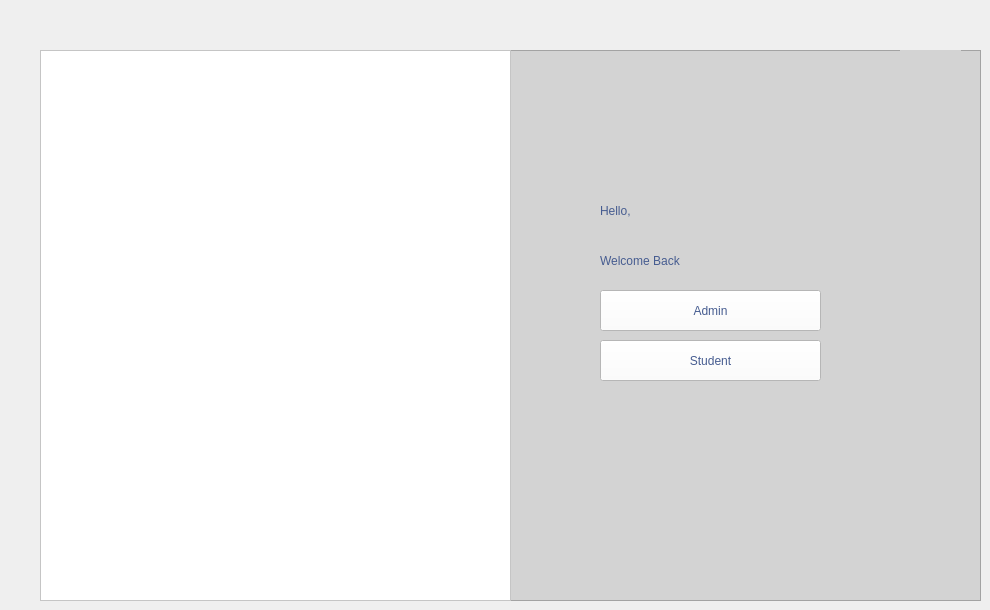
				<widget class="QWidget" name="page_1">
					<widget class="QFrame" name="frame_2">
						<property name="geometry">
							<rect>
								<x>480</x>
								<y>50</y>
								<width>501</width>
								<height>551</height>
							</rect>
						</property>
						<property name="styleSheet">
							<string notr="true">background-color: rgb(211, 211, 211);</string>
						</property>
						<property name="frameShape">
							<enum>QFrame::Shape::StyledPanel</enum>
						</property>
						<property name="frameShadow">
							<enum>QFrame::Shadow::Raised</enum>
						</property>
						<widget class="QLabel" name="label_2">
							<property name="geometry">
								<rect>
									<x>120</x>
									<y>120</y>
									<width>141</width>
									<height>81</height>
								</rect>
							</property>
							<property name="styleSheet">
								<string notr="true">
									font: 700 36pt &quot;Segoe UI&quot;;
									color: rgb(70, 92, 144);
								</string>
							</property>
							<property name="text">
								<string>Hello,</string>
							</property>
						</widget>
						<widget class="QLabel" name="label_3">
							<property name="geometry">
								<rect>
									<x>120</x>
									<y>170</y>
									<width>251</width>
									<height>81</height>
								</rect>
							</property>
							<property name="styleSheet">
								<string notr="true">
									font: 700 24pt &quot;Segoe UI&quot;;

									color: rgb(70, 92, 144);
								</string>
							</property>
							<property name="text">
								<string>Welcome Back </string>
							</property>
						</widget>
						<widget class="QLabel" name="label_4">
							<property name="geometry">
								<rect>
									<x>420</x>
									<y>0</y>
									<width>61</width>
									<height>61</height>
								</rect>
							</property>
							<property name="styleSheet">
								<string notr="true">
									font: 700 36pt &quot;Segoe UI&quot;;
									color: rgb(70, 92, 144);
								</string>
							</property>
							<property name="text">
								<string/>
							</property>
							<property name="pixmap">
								<pixmap resource="project01.qrc">:/newPrefix/Screenshot_2025-05-15_005716-removebg-preview.png</pixmap>
							</property>
							<property name="scaledContents">
								<bool>true</bool>
							</property>
						</widget>
						<widget class="QPushButton" name="AdminB">
							<property name="geometry">
								<rect>
									<x>120</x>
									<y>240</y>
									<width>221</width>
									<height>41</height>
								</rect>
							</property>
							<property name="styleSheet">
								<string notr="true">
									background-color: rgb(255, 255, 255);
									color: rgb(70, 92, 144);
									font: 700 12pt &quot;Segoe UI&quot;;
								</string>
							</property>
							<property name="text">
								<string>Admin</string>
							</property>
						</widget>
						<widget class="QPushButton" name="StudentB">
							<property name="geometry">
								<rect>
									<x>120</x>
									<y>290</y>
									<width>221</width>
									<height>41</height>
								</rect>
							</property>
							<property name="styleSheet">
								<string notr="true">
									background-color: rgb(255, 255, 255);
									color: rgb(70, 92, 144);
									font: 700 12pt &quot;Segoe UI&quot;;
								</string>
							</property>
							<property name="text">
								<string>Student</string>
							</property>
						</widget>
						<zorder>label_3</zorder>
						<zorder>label_2</zorder>
						<zorder>label_4</zorder>
						<zorder>AdminB</zorder>
						<zorder>StudentB</zorder>
					</widget>
					<widget class="QFrame" name="frame">
						<property name="geometry">
							<rect>
								<x>40</x>
								<y>50</y>
								<width>471</width>
								<height>551</height>
							</rect>
						</property>
						<property name="styleSheet">
							<string notr="true">background-color: rgb(255, 255, 255);</string>
						</property>
						<property name="frameShape">
							<enum>QFrame::Shape::StyledPanel</enum>
						</property>
						<property name="frameShadow">
							<enum>QFrame::Shadow::Raised</enum>
						</property>
						<widget class="QLabel" name="label">
							<property name="geometry">
								<rect>
									<x>60</x>
									<y>50</y>
									<width>401</width>
									<height>461</height>
								</rect>
							</property>
							<property name="text">
								<string/>
							</property>
							<property name="pixmap">
								<pixmap resource="project01.qrc">:/welcome/Onboarding-cuate (1).png</pixmap>
							</property>
							<property name="scaledContents">
								<bool>true</bool>
							</property>
						</widget>
					</widget>
				</widget>
